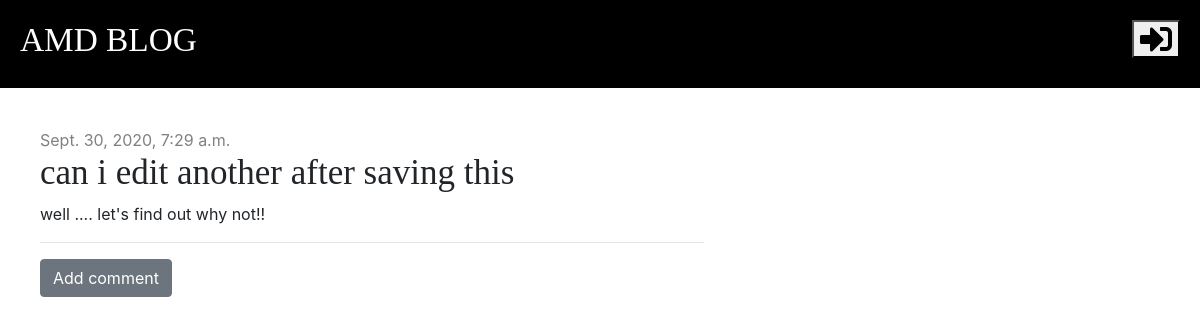
Page /post/25/ on the earlier database version.
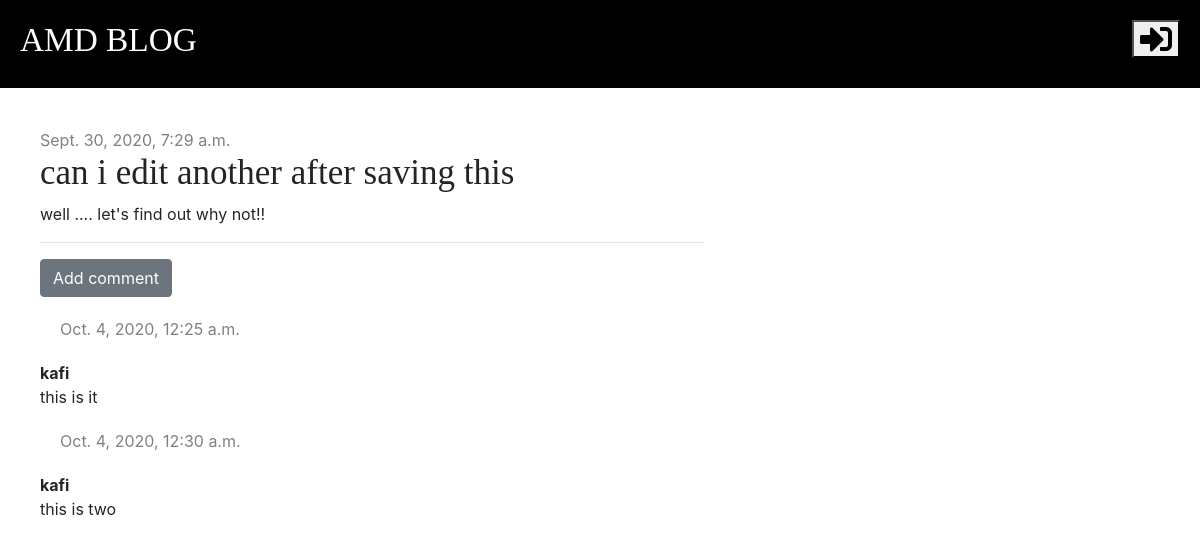
Same page on the later database version.
### blog/models.py (models this page shows, shortened)
class Comment(models.Model):
    post = models.ForeignKey('blog.post', on_delete=models.CASCADE, related_name='comments')
    author = models.CharField(max_length=200)
    text = models.TextField()
    created_date = models.DateTimeField(default=timezone.now)
    approved = models.BooleanField(default=False)

### blog/views.py (the view)
# urls.py: path('post/<int:pk>/', views.post_detail, name='post_detail'),
def post_detail(request, pk):
    post = get_object_or_404(Post, pk=pk)
    stuff_for_frontend = {'post': post}
    return render(request, 'blog/post_detail.html', stuff_for_frontend)

### blog/templates/blog/post_detail.html (shortened to what this page needs)
{% extends "blog/base.html" %}
{% block content %}
    <div class="post">
        {% if post.published_date %}
            <div class="date">
                {{ post.published_date }}
            </div>
        {% else %}
        <a href="{% url 'post_publish' pk=post.pk %}" class="btn btn-primary">Publish</a>
        {% endif %}
            <h1>{{ post.title }}</h1>
            <p>{{ post.text|linebreaksbr }}</p>
            <hr>
            <a href=" {% url 'add_comment_to_post' pk=post.pk %}" class="btn btn-secondary">Add comment</a>
            {% for comment in post.comments.all %}
                {% if user.is_authenticated or comment.approved %}
                <div class="comment">
                    <div class="date">
                        {{ comment.created_date }}
                    </div>
                </div>
                    <strong>{{ comment.author }}</strong>
                    <p>{{ comment.text }}</p>
                {% endif %}
            {% empty %}
                <p>No comments yet....</p>
            {% endfor %}
    </div>
{% endblock content %}

Differences in the rows shown:
added Comment: created_date "Oct. 4, 2020, 12:25 a.m.", author "kafi", text "this is it"
added Comment: created_date "Oct. 4, 2020, 12:30 a.m.", author "kafi", text "this is two"
